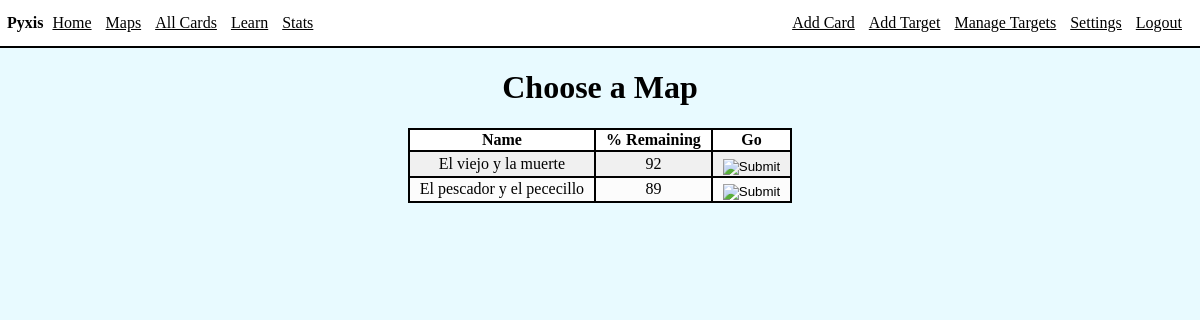
Screenshot of /selectMap (signed in) with the database file from the repository.
### app/models.py (models this page shows, shortened)
class Target(db.Model):
    id = db.Column(db.Integer, index=True, primary_key=True)
    source = db.Column(db.String(100), index=True)
    content = db.Column(db.String(1000), index=True)
    category = db.Column(db.String(200), index=True)
    notes = db.Column(db.String(400), index=True)
    uniqueWordCount = db.Column(db.Integer)

### app/routes.py (the view)
@app.route('/selectMap')
@login_required
def selectMap():
    targets = Target.query.filter().all()
    maps = []
    for target in targets:
        stats = getStats(target.id)
        maps.append(stats)
    return render_template('selectMap.html', title='Select Map', maps=maps)

### app/models.py (called while the page is built)
@login.user_loader
def load_user(id):
    return User.query.get(int(id))

### app/templates/selectMap.html
{% extends 'base.html' %}
{% block content %}
<div class="int">
    <h1 class="cent">Choose a Map</h1>
    <table>
        <thead>
            <th>Name</th>
            <th>% Remaining</th>
            <th>Go</th>
        </thead>
        <tbody>
            {% for map in maps %}
            <tr>
                <td>{{ map[0].source }}</td>
                <td>{{ map[2] }}</td>
                <td>
                    <form action="{{ url_for('map', targetID=map[0].id) }}">
                        <input type="image" class="btnimg" src="../static/images/go.jpg">
                    </form>
                </td>
            </tr>
            {% endfor %}
        </tbody>
    </table>
</div>
{% endblock %}

### app/static/style.css (style rules this page uses)
html, body { background-color: rgb(232, 250, 255); margin: 0px; padding: 0px; max-width: 100%; overflow-x: hidden; }
.int { margin: 20px; }
table { margin-left: auto; margin-right: auto; border: 2px solid black; text-align: center; border-collapse: collapse; }
thead { background-color: white; }
th, td { border: 2px solid black; padding-left: 10px; padding-right: 10px; }
tbody { background-color: rgb(240, 240, 240); }
tr:nth-child(even) { background-color: rgb(252, 252, 252); }
.btnimg { position: relative; margin-top: 10%; margin-left: auto; }
.cent { width: 100%; margin-left: auto; margin-right: auto; text-align: center; }

### rows the page displays
Target: source "El viejo y la muerte", map "92"
Target: source "El pescador y el pececillo", map "89"
